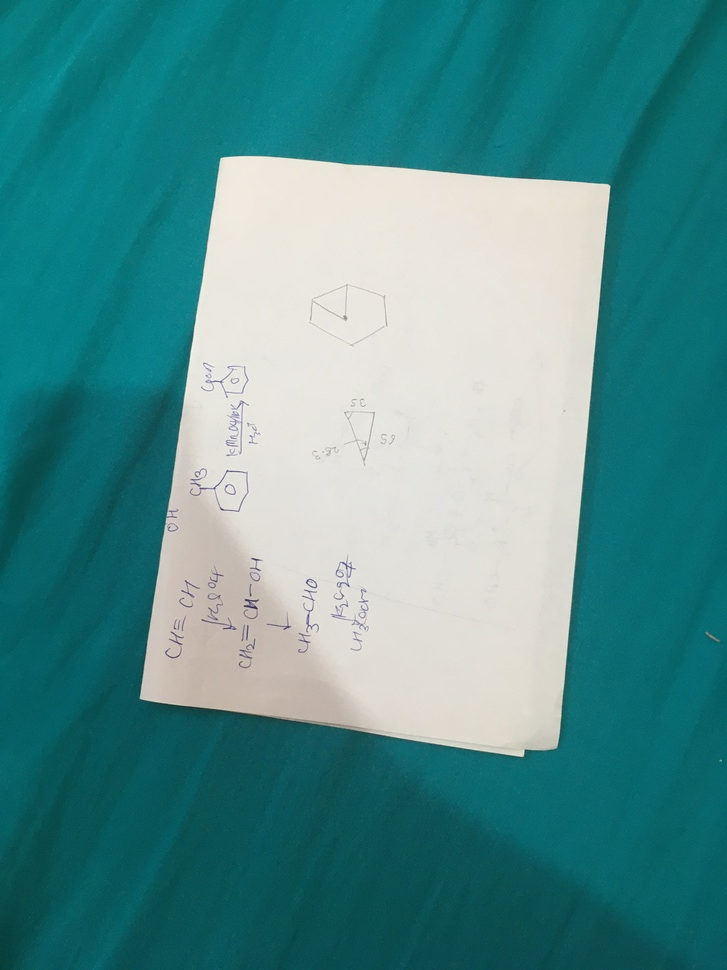
#> input picture Assignment_7/IMG_3879.jpg, 727 x 970 px, shrunk from 3024 x 4032 before the run, given in place of the camera
$ python Q1.py
#> lines starting #> are read from the running program, lines starting #| are printed output that depends on the picture; after the words box and inside, x2 and y2 are one past the last pixel; in counts of white or black regions, pixels touching at a corner belong together
import cv2
import numpy as np
cap= cv2.VideoCapture(0)
cv2.namedWindow('frame')
def nothing(x):
    pass
cv2.createTrackbar('H','frame',0,180,nothing)
#> slider 'H' is set to 60
cv2.createTrackbar('HH','frame',255,180,nothing)
cv2.createTrackbar('S','frame',0,255,nothing)
#> slider 'S' is set to 85
cv2.createTrackbar('HS','frame',255,255,nothing)
cv2.createTrackbar('V','frame',0,255,nothing)
#> slider 'V' is set to 85
cv2.createTrackbar('HV','frame',255,255,nothing)
while True:
    x,frame=cap.read()
#> frame is the input picture: shape (970, 727, 3); mean B, G, R 141.6, 141.2, 79.5
    hsv_frame=cv2.cvtColor(frame,cv2.COLOR_BGR2HSV)
#> hsv_frame: shape (970, 727, 3); mean H, S, V 69.8, 159.9, 145.5
    h=cv2.getTrackbarPos('H','frame')
    hh=cv2.getTrackbarPos('HH','frame')
    s=cv2.getTrackbarPos('S','frame')
    hs=cv2.getTrackbarPos('HS','frame')
    v=cv2.getTrackbarPos('V','frame')
    hv=cv2.getTrackbarPos('HV','frame')
    lower_bound=np.array([h,s,v])
    upper_bound=np.array([hh,hs,hv])
    mask=cv2.inRange(hsv_frame,lower_bound,upper_bound)
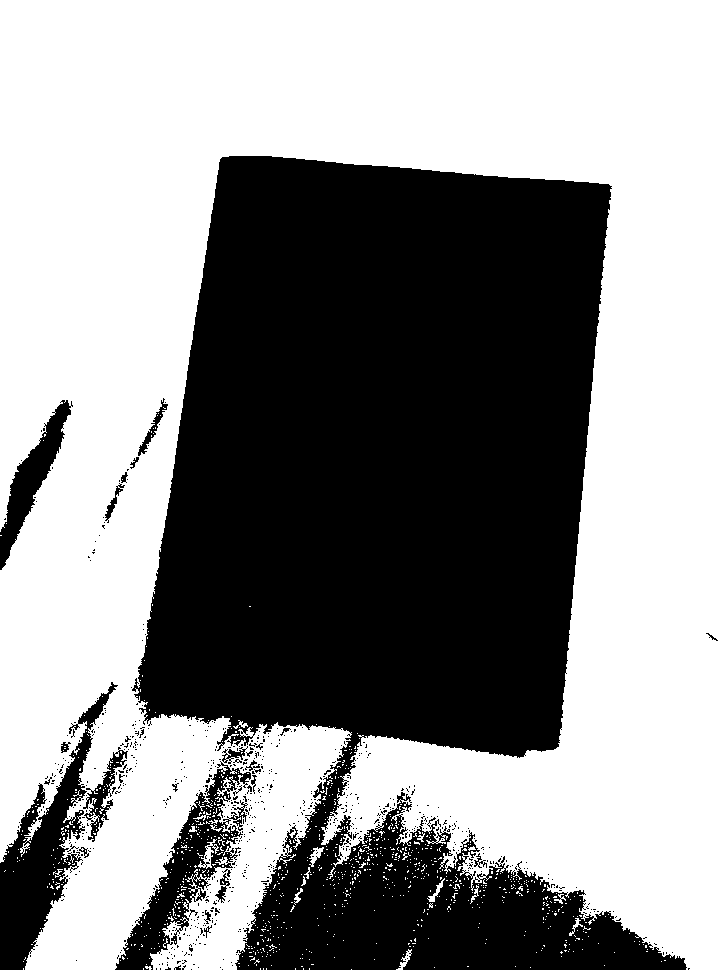
#> mask: shape (970, 727); 57.6% white; 718 black regions (690 under 20 px)
    colored_mask=cv2.bitwise_and(frame,frame,mask=mask)
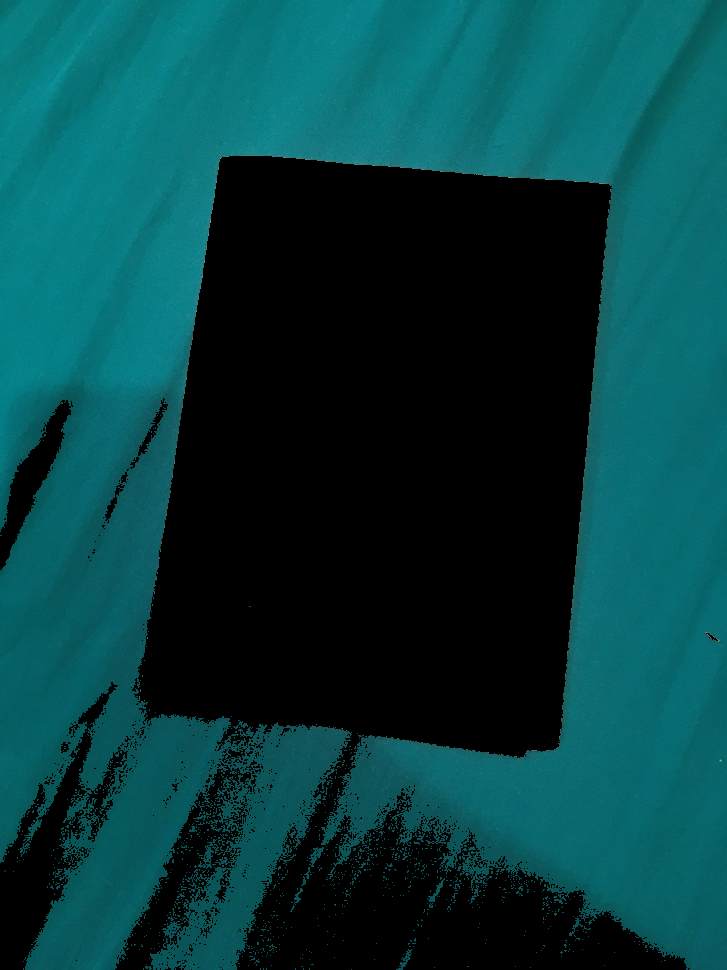
#> colored_mask: shape (970, 727, 3); mean B, G, R 64.9, 62, 5.9

    contours, heirarchy=cv2.findContours(mask,cv2.RETR_TREE,cv2.CHAIN_APPROX_NONE)
#> contours = 2122 contours, 2062 with area under 20; largest, box (x1, y1, x2, y2) and area: (0, 0, 727, 970) 403228, (82, 749, 129, 843) 1284, (137, 397, 169, 457) 420, (104, 485, 124, 522) 208, (228, 806, 248, 828) 178
    areas=[cv2.contourArea(c) for c in contours]
#> areas = 2122 values, max 403228 at index 948, min 0 at index 0, mean 194.6
    max_index=np.argmax(areas)
#> max_index = 948
    max_contour=contours[max_index]
#> max_contour = contour of 10388 points, box (x1, y1, x2, y2) (0, 0, 727, 970), area 403228
    cv2.drawContours(frame,[max_contour],-1,(0,255,0),5)
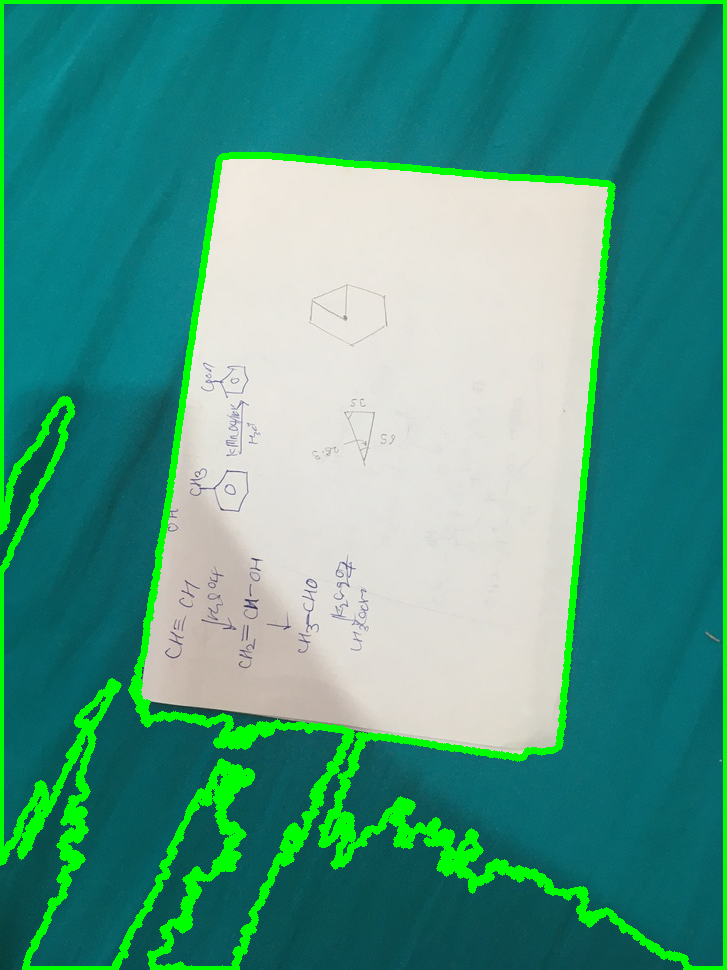
#> frame: shape (970, 727, 3); 7.28% of pixels changed, all inside (x1, y1, x2, y2) = (0, 0, 727, 970)

    cv2.imshow('frame',frame)
    cv2.imshow('hsv',colored_mask)
    if cv2.waitKey(1) & 0xFF==ord('q'):
#> (key q is pressed here)
        break
